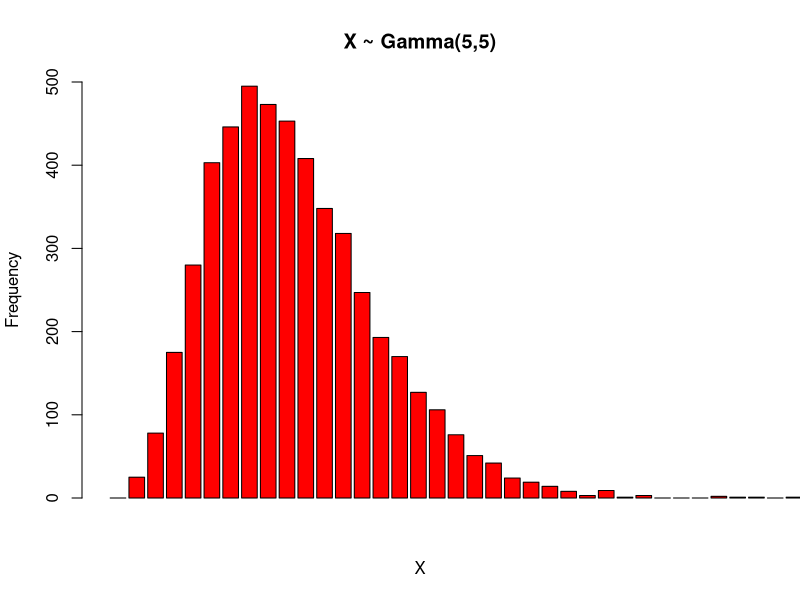

Write R code to recreate this figure.
m<-c(2^17,2^19,2^23,2^27,2^29);
a<-c(167,93,7,123,135);
b<-c(371,33,294,4,357);
x<-c(55,29,435,99,123);
E<-matrix(log(0.5),nrow=5000,ncol=5);
freq<-array(0,50);
u<-array(0,5);
for(j in 1:5)
{
	for(i in 1:5000)
	{
		x[j]<-(a[j]*x[j]+b[j])%%m[j];
		u[j]<-as.double(x[j])/m[j];
		if(u[j]<0.0001)
		{
			i<-i-1;
		}
		else
		{
			E[i,j]<- log(u[j]);
		}
	}
}
G<-array(0,5000);
for(i in 1:5000)
{
	G[i]<-sum(E[i,]);
	G[i]<- -0.2*G[i];
	e<-as.integer(G[i]*10);
	freq[e+1]<-freq[e+1]+1;
}
M<-mean(G);
max<-max(G);
min<-min(G);
cat("Max is:",max,"\n")
cat("min is:",min,"\n")
cat("mean is:",M,"\n")
barplot(freq,main="X ~ Gamma(5,5)", xlab="X",ylab="Frequency",xlim=c(0,40),ylim=c(0,500),col="red");
